Frame 1 (no input): blank canvas, image omitted
Frame 60 (no input): blank canvas, image omitted
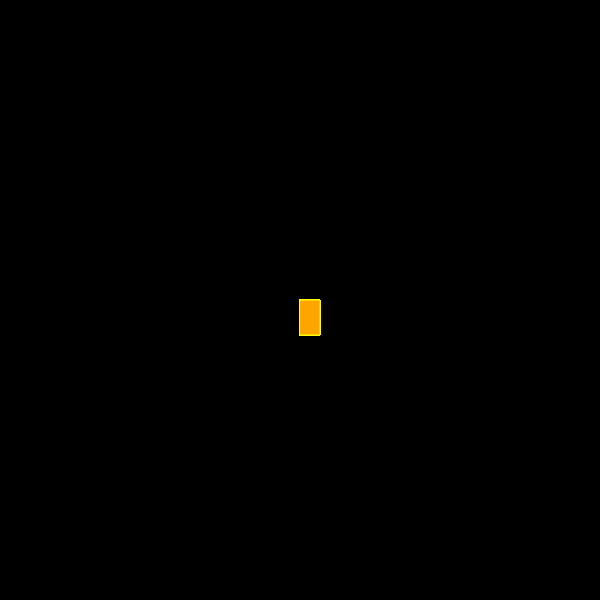
Frame 120 (the mouse pressed at the canvas centre since frame 60)

The p5.js sketch whose frames 1 and 60 were blank and that drew this single picture after the mouse press (run headless with seeded random() and noise() and a simulated clock; from frame 60 on, the mouse is pressed at the canvas centre):

// p5.js sketch
// ── sketch.js
function setup() {
    createCanvas(600, 600);
     background("black");
  }
  
  
  function draw() {
    
    stroke ("yellow");
    fill ("orange");
   
    
    // console.log(mouseIsPressed);
    
    if (mouseIsPressed){
      rect(mouseX, mouseY, 20, 35);
    }
  }
     
    
